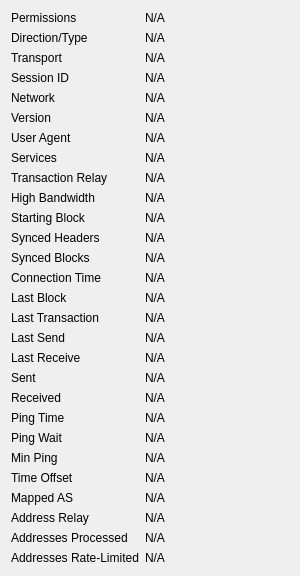
             <widget class="QWidget" name="detailWidget">
              <property name="geometry">
               <rect>
                <x>0</x>
                <y>0</y>
                <width>300</width>
                <height>426</height>
               </rect>
              </property>
              <layout class="QGridLayout" name="gridLayout_2" columnstretch="0,1">
               <item row="0" column="0">
                <widget class="QLabel" name="label_30">
                 <property name="text">
                  <string>Permissions</string>
                 </property>
                </widget>
               </item>
               <item row="0" column="1">
                <widget class="QLabel" name="peerPermissions">
                 <property name="cursor">
                  <cursorShape>IBeamCursor</cursorShape>
                 </property>
                 <property name="text">
                  <string>N/A</string>
                 </property>
                 <property name="textFormat">
                  <enum>Qt::PlainText</enum>
                 </property>
                 <property name="textInteractionFlags">
                  <set>Qt::LinksAccessibleByMouse|Qt::TextSelectableByKeyboard|Qt::TextSelectableByMouse</set>
                 </property>
                </widget>
               </item>
               <item row="1" column="0">
                <widget class="QLabel" name="peerConnectionTypeLabel">
                 <property name="toolTip">
                  <string>The direction and type of peer connection: %1</string>
                 </property>
                 <property name="text">
                  <string>Direction/Type</string>
                 </property>
                </widget>
               </item>
               <item row="1" column="1">
                <widget class="QLabel" name="peerConnectionType">
                 <property name="cursor">
                  <cursorShape>IBeamCursor</cursorShape>
                 </property>
                 <property name="text">
                  <string>N/A</string>
                 </property>
                 <property name="textFormat">
                  <enum>Qt::PlainText</enum>
                 </property>
                 <property name="textInteractionFlags">
                  <set>Qt::LinksAccessibleByMouse|Qt::TextSelectableByKeyboard|Qt::TextSelectableByMouse</set>
                 </property>
                </widget>
               </item>
               <item row="2" column="0">
                <widget class="QLabel" name="peerTransportTypeLabel">
                 <property name="toolTip">
                  <string>The transport layer version: %1</string>
                 </property>
                 <property name="text">
                  <string>Transport</string>
                 </property>
                </widget>
               </item>
               <item row="2" column="1">
                <widget class="QLabel" name="peerTransportType">
                 <property name="cursor">
                  <cursorShape>IBeamCursor</cursorShape>
                 </property>
                 <property name="text">
                  <string>N/A</string>
                 </property>
                 <property name="textFormat">
                  <enum>Qt::PlainText</enum>
                 </property>
                 <property name="textInteractionFlags">
                  <set>Qt::LinksAccessibleByMouse|Qt::TextSelectableByKeyboard|Qt::TextSelectableByMouse</set>
                 </property>
                </widget>
               </item>
               <item row="3" column="0">
                <widget class="QLabel" name="peerSessionIdLabel">
                 <property name="toolTip">
                  <string>The BIP324 session ID string in hex, if any.</string>
                 </property>
                 <property name="text">
                  <string>Session ID</string>
                 </property>
                </widget>
               </item>
               <item row="3" column="1">
                <widget class="QLabel" name="peerSessionId">
                 <property name="cursor">
                  <cursorShape>IBeamCursor</cursorShape>
                 </property>
                 <property name="text">
                  <string>N/A</string>
                 </property>
                 <property name="textFormat">
                  <enum>Qt::PlainText</enum>
                 </property>
                 <property name="textInteractionFlags">
                  <set>Qt::LinksAccessibleByMouse|Qt::TextSelectableByKeyboard|Qt::TextSelectableByMouse</set>
                 </property>
                </widget>
               </item>
               <item row="4" column="0">
                <widget class="QLabel" name="peerNetworkLabel">
                 <property name="toolTip">
                  <string>The network protocol this peer is connected through: IPv4, IPv6, Onion, I2P, or CJDNS.</string>
                 </property>
                 <property name="text">
                  <string>Network</string>
                 </property>
                </widget>
               </item>
               <item row="4" column="1">
                <widget class="QLabel" name="peerNetwork">
                 <property name="cursor">
                  <cursorShape>IBeamCursor</cursorShape>
                 </property>
                 <property name="text">
                  <string>N/A</string>
                 </property>
                 <property name="textFormat">
                  <enum>Qt::PlainText</enum>
                 </property>
                 <property name="textInteractionFlags">
                  <set>Qt::LinksAccessibleByMouse|Qt::TextSelectableByKeyboard|Qt::TextSelectableByMouse</set>
                 </property>
                </widget>
               </item>
               <item row="5" column="0">
                <widget class="QLabel" name="label_21">
                 <property name="text">
                  <string>Version</string>
                 </property>
                </widget>
               </item>
               <item row="5" column="1">
                <widget class="QLabel" name="peerVersion">
                 <property name="cursor">
                  <cursorShape>IBeamCursor</cursorShape>
                 </property>
                 <property name="text">
                  <string>N/A</string>
                 </property>
                 <property name="textFormat">
                  <enum>Qt::PlainText</enum>
                 </property>
                 <property name="textInteractionFlags">
                  <set>Qt::LinksAccessibleByMouse|Qt::TextSelectableByKeyboard|Qt::TextSelectableByMouse</set>
                 </property>
                </widget>
               </item>
               <item row="6" column="0">
                <widget class="QLabel" name="label_28">
                 <property name="text">
                  <string>User Agent</string>
                 </property>
                </widget>
               </item>
               <item row="6" column="1">
                <widget class="QLabel" name="peerSubversion">
                 <property name="cursor">
                  <cursorShape>IBeamCursor</cursorShape>
                 </property>
                 <property name="text">
                  <string>N/A</string>
                 </property>
                 <property name="textFormat">
                  <enum>Qt::PlainText</enum>
                 </property>
                 <property name="textInteractionFlags">
                  <set>Qt::LinksAccessibleByMouse|Qt::TextSelectableByKeyboard|Qt::TextSelectableByMouse</set>
                 </property>
                </widget>
               </item>
               <item row="7" column="0">
                <widget class="QLabel" name="label_4">
                 <property name="text">
                  <string>Services</string>
                 </property>
                </widget>
               </item>
               <item row="7" column="1">
                <widget class="QLabel" name="peerServices">
                 <property name="cursor">
                  <cursorShape>IBeamCursor</cursorShape>
                 </property>
                 <property name="text">
                  <string>N/A</string>
                 </property>
                 <property name="textFormat">
                  <enum>Qt::PlainText</enum>
                 </property>
                 <property name="wordWrap">
                  <bool>true</bool>
                 </property>
                 <property name="textInteractionFlags">
                  <set>Qt::LinksAccessibleByMouse|Qt::TextSelectableByKeyboard|Qt::TextSelectableByMouse</set>
                 </property>
                </widget>
               </item>
               <item row="8" column="0">
                <widget class="QLabel" name="peerRelayTxesLabel">
                 <property name="toolTip">
                  <string>Whether we relay transactions to this peer.</string>
                 </property>
                 <property name="text">
                  <string>Transaction Relay</string>
                 </property>
                </widget>
               </item>
               <item row="8" column="1">
                <widget class="QLabel" name="peerRelayTxes">
                 <property name="cursor">
                  <cursorShape>IBeamCursor</cursorShape>
                 </property>
                 <property name="text">
                  <string>N/A</string>
                 </property>
                 <property name="textFormat">
                  <enum>Qt::PlainText</enum>
                 </property>
                 <property name="textInteractionFlags">
                  <set>Qt::LinksAccessibleByMouse|Qt::TextSelectableByKeyboard|Qt::TextSelectableByMouse</set>
                 </property>
                </widget>
               </item>
               <item row="9" column="0">
                <widget class="QLabel" name="peerHighBandwidthLabel">
                 <property name="toolTip">
                  <string>High bandwidth BIP152 compact block relay: %1</string>
                 </property>
                 <property name="text">
                  <string>High Bandwidth</string>
                 </property>
                </widget>
               </item>
               <item row="9" column="1">
                <widget class="QLabel" name="peerHighBandwidth">
                 <property name="cursor">
                  <cursorShape>IBeamCursor</cursorShape>
                 </property>
                 <property name="text">
                  <string>N/A</string>
                 </property>
                 <property name="textFormat">
                  <enum>Qt::PlainText</enum>
                 </property>
                 <property name="textInteractionFlags">
                  <set>Qt::LinksAccessibleByMouse|Qt::TextSelectableByKeyboard|Qt::TextSelectableByMouse</set>
                 </property>
                </widget>
               </item>
               <item row="10" column="0">
                <widget class="QLabel" name="label_29">
                 <property name="text">
                  <string>Starting Block</string>
                 </property>
                </widget>
               </item>
               <item row="10" column="1">
                <widget class="QLabel" name="peerHeight">
                 <property name="cursor">
                  <cursorShape>IBeamCursor</cursorShape>
                 </property>
                 <property name="text">
                  <string>N/A</string>
                 </property>
                 <property name="textFormat">
                  <enum>Qt::PlainText</enum>
                 </property>
                 <property name="textInteractionFlags">
                  <set>Qt::LinksAccessibleByMouse|Qt::TextSelectableByKeyboard|Qt::TextSelectableByMouse</set>
                 </property>
                </widget>
               </item>
               <item row="11" column="0">
                <widget class="QLabel" name="label_27">
                 <property name="text">
                  <string>Synced Headers</string>
                 </property>
                </widget>
               </item>
               <item row="11" column="1">
                <widget class="QLabel" name="peerSyncHeight">
                 <property name="cursor">
                  <cursorShape>IBeamCursor</cursorShape>
                 </property>
                 <property name="text">
                  <string>N/A</string>
                 </property>
                 <property name="textFormat">
                  <enum>Qt::PlainText</enum>
                 </property>
                 <property name="textInteractionFlags">
                  <set>Qt::LinksAccessibleByMouse|Qt::TextSelectableByKeyboard|Qt::TextSelectableByMouse</set>
                 </property>
                </widget>
               </item>
               <item row="12" column="0">
                <widget class="QLabel" name="label_25">
                 <property name="text">
                  <string>Synced Blocks</string>
                 </property>
                </widget>
               </item>
               <item row="12" column="1">
                <widget class="QLabel" name="peerCommonHeight">
                 <property name="cursor">
                  <cursorShape>IBeamCursor</cursorShape>
                 </property>
                 <property name="text">
                  <string>N/A</string>
                 </property>
                 <property name="textFormat">
                  <enum>Qt::PlainText</enum>
                 </property>
                 <property name="textInteractionFlags">
                  <set>Qt::LinksAccessibleByMouse|Qt::TextSelectableByKeyboard|Qt::TextSelectableByMouse</set>
                 </property>
                </widget>
               </item>
               <item row="13" column="0">
                <widget class="QLabel" name="label_22">
                 <property name="text">
                  <string>Connection Time</string>
                 </property>
                </widget>
               </item>
               <item row="13" column="1">
                <widget class="QLabel" name="peerConnTime">
                 <property name="cursor">
                  <cursorShape>IBeamCursor</cursorShape>
                 </property>
                 <property name="text">
                  <string>N/A</string>
                 </property>
                 <property name="textFormat">
                  <enum>Qt::PlainText</enum>
                 </property>
                 <property name="textInteractionFlags">
                  <set>Qt::LinksAccessibleByMouse|Qt::TextSelectableByKeyboard|Qt::TextSelectableByMouse</set>
                 </property>
                </widget>
               </item>
               <item row="14" column="0">
                <widget class="QLabel" name="peerLastBlockLabel">
                 <property name="toolTip">
                  <string>Elapsed time since a novel block passing initial validity checks was received from this peer.</string>
                 </property>
                 <property name="text">
                  <string>Last Block</string>
                 </property>
                </widget>
               </item>
               <item row="14" column="1">
                <widget class="QLabel" name="peerLastBlock">
                 <property name="cursor">
                  <cursorShape>IBeamCursor</cursorShape>
                 </property>
                 <property name="text">
                  <string>N/A</string>
                 </property>
                 <property name="textFormat">
                  <enum>Qt::PlainText</enum>
                 </property>
                 <property name="textInteractionFlags">
                  <set>Qt::LinksAccessibleByMouse|Qt::TextSelectableByKeyboard|Qt::TextSelectableByMouse</set>
                 </property>
                </widget>
               </item>
               <item row="15" column="0">
                <widget class="QLabel" name="peerLastTxLabel">
                 <property name="toolTip">
                  <string extracomment="Tooltip text for the Last Transaction field in the peer details area.">Elapsed time since a novel transaction accepted into our mempool was received from this peer.</string>
                 </property>
                 <property name="text">
                  <string>Last Transaction</string>
                 </property>
                </widget>
               </item>
               <item row="15" column="1">
                <widget class="QLabel" name="peerLastTx">
                 <property name="cursor">
                  <cursorShape>IBeamCursor</cursorShape>
                 </property>
                 <property name="text">
                  <string>N/A</string>
                 </property>
                 <property name="textFormat">
                  <enum>Qt::PlainText</enum>
                 </property>
                 <property name="textInteractionFlags">
                  <set>Qt::LinksAccessibleByMouse|Qt::TextSelectableByKeyboard|Qt::TextSelectableByMouse</set>
                 </property>
                </widget>
               </item>
               <item row="16" column="0">
                <widget class="QLabel" name="label_15">
                 <property name="text">
                  <string>Last Send</string>
                 </property>
                </widget>
               </item>
               <item row="16" column="1">
                <widget class="QLabel" name="peerLastSend">
                 <property name="cursor">
                  <cursorShape>IBeamCursor</cursorShape>
                 </property>
                 <property name="text">
                  <string>N/A</string>
                 </property>
                 <property name="textFormat">
                  <enum>Qt::PlainText</enum>
                 </property>
                 <property name="textInteractionFlags">
                  <set>Qt::LinksAccessibleByMouse|Qt::TextSelectableByKeyboard|Qt::TextSelectableByMouse</set>
                 </property>
                </widget>
               </item>
               <item row="17" column="0">
                <widget class="QLabel" name="label_19">
                 <property name="text">
                  <string>Last Receive</string>
                 </property>
                </widget>
               </item>
               <item row="17" column="1">
                <widget class="QLabel" name="peerLastRecv">
                 <property name="cursor">
                  <cursorShape>IBeamCursor</cursorShape>
                 </property>
                 <property name="text">
                  <string>N/A</string>
                 </property>
                 <property name="textFormat">
                  <enum>Qt::PlainText</enum>
                 </property>
                 <property name="textInteractionFlags">
                  <set>Qt::LinksAccessibleByMouse|Qt::TextSelectableByKeyboard|Qt::TextSelectableByMouse</set>
                 </property>
                </widget>
               </item>
               <item row="18" column="0">
                <widget class="QLabel" name="label_18">
                 <property name="text">
                  <string>Sent</string>
                 </property>
                </widget>
               </item>
               <item row="18" column="1">
                <widget class="QLabel" name="peerBytesSent">
                 <property name="cursor">
                  <cursorShape>IBeamCursor</cursorShape>
                 </property>
                 <property name="text">
                  <string>N/A</string>
                 </property>
                 <property name="textFormat">
                  <enum>Qt::PlainText</enum>
                 </property>
                 <property name="textInteractionFlags">
                  <set>Qt::LinksAccessibleByMouse|Qt::TextSelectableByKeyboard|Qt::TextSelectableByMouse</set>
                 </property>
                </widget>
               </item>
               <item row="19" column="0">
                <widget class="QLabel" name="label_20">
                 <property name="text">
                  <string>Received</string>
                 </property>
                </widget>
               </item>
               <item row="19" column="1">
                <widget class="QLabel" name="peerBytesRecv">
                 <property name="cursor">
                  <cursorShape>IBeamCursor</cursorShape>
                 </property>
                 <property name="text">
                  <string>N/A</string>
                 </property>
                 <property name="textFormat">
                  <enum>Qt::PlainText</enum>
                 </property>
                 <property name="textInteractionFlags">
                  <set>Qt::LinksAccessibleByMouse|Qt::TextSelectableByKeyboard|Qt::TextSelectableByMouse</set>
                 </property>
                </widget>
               </item>
               <item row="20" column="0">
                <widget class="QLabel" name="label_26">
                 <property name="text">
                  <string>Ping Time</string>
                 </property>
                </widget>
               </item>
               <item row="20" column="1">
                <widget class="QLabel" name="peerPingTime">
                 <property name="cursor">
                  <cursorShape>IBeamCursor</cursorShape>
                 </property>
                 <property name="text">
                  <string>N/A</string>
                 </property>
                 <property name="textFormat">
                  <enum>Qt::PlainText</enum>
                 </property>
                 <property name="textInteractionFlags">
                  <set>Qt::LinksAccessibleByMouse|Qt::TextSelectableByKeyboard|Qt::TextSelectableByMouse</set>
                 </property>
                </widget>
               </item>
               <item row="21" column="0">
                <widget class="QLabel" name="peerPingWaitLabel">
                 <property name="toolTip">
                  <string>The duration of a currently outstanding ping.</string>
                 </property>
                 <property name="text">
                  <string>Ping Wait</string>
                 </property>
                </widget>
               </item>
               <item row="21" column="1">
                <widget class="QLabel" name="peerPingWait">
                 <property name="cursor">
                  <cursorShape>IBeamCursor</cursorShape>
                 </property>
                 <property name="text">
                  <string>N/A</string>
                 </property>
                 <property name="textFormat">
                  <enum>Qt::PlainText</enum>
                 </property>
                 <property name="textInteractionFlags">
                  <set>Qt::LinksAccessibleByMouse|Qt::TextSelectableByKeyboard|Qt::TextSelectableByMouse</set>
                 </property>
                </widget>
               </item>
               <item row="22" column="0">
                <widget class="QLabel" name="peerMinPingLabel">
                 <property name="text">
                  <string>Min Ping</string>
                 </property>
                </widget>
               </item>
               <item row="22" column="1">
                <widget class="QLabel" name="peerMinPing">
                 <property name="cursor">
                  <cursorShape>IBeamCursor</cursorShape>
                 </property>
                 <property name="text">
                  <string>N/A</string>
                 </property>
                 <property name="textFormat">
                  <enum>Qt::PlainText</enum>
                 </property>
                 <property name="textInteractionFlags">
                  <set>Qt::LinksAccessibleByMouse|Qt::TextSelectableByKeyboard|Qt::TextSelectableByMouse</set>
                 </property>
                </widget>
               </item>
               <item row="23" column="0">
                <widget class="QLabel" name="label_timeoffset">
                 <property name="text">
                  <string>Time Offset</string>
                 </property>
                </widget>
               </item>
               <item row="23" column="1">
                <widget class="QLabel" name="timeoffset">
                 <property name="cursor">
                  <cursorShape>IBeamCursor</cursorShape>
                 </property>
                 <property name="text">
                  <string>N/A</string>
                 </property>
                 <property name="textFormat">
                  <enum>Qt::PlainText</enum>
                 </property>
                 <property name="textInteractionFlags">
                  <set>Qt::LinksAccessibleByMouse|Qt::TextSelectableByKeyboard|Qt::TextSelectableByMouse</set>
                 </property>
                </widget>
               </item>
               <item row="24" column="0">
                <widget class="QLabel" name="peerMappedASLabel">
                 <property name="toolTip">
                  <string>The mapped Autonomous System used for diversifying peer selection.</string>
                 </property>
                 <property name="text">
                  <string>Mapped AS</string>
                 </property>
                </widget>
               </item>
               <item row="24" column="1">
                <widget class="QLabel" name="peerMappedAS">
                 <property name="cursor">
                  <cursorShape>IBeamCursor</cursorShape>
                 </property>
                 <property name="text">
                  <string>N/A</string>
                 </property>
                 <property name="textFormat">
                  <enum>Qt::PlainText</enum>
                 </property>
                 <property name="textInteractionFlags">
                  <set>Qt::LinksAccessibleByMouse|Qt::TextSelectableByKeyboard|Qt::TextSelectableByMouse</set>
                 </property>
                </widget>
               </item>
               <item row="25" column="0">
                <widget class="QLabel" name="peerAddrRelayEnabledLabel">
                 <property name="toolTip">
                  <string extracomment="Tooltip text for the Address Relay field in the peer details area, which displays whether we relay addresses to this peer (Yes/No).">Whether we relay addresses to this peer.</string>
                 </property>
                 <property name="text">
                  <string extracomment="Text title for the Address Relay field in the peer details area, which displays whether we relay addresses to this peer (Yes/No).">Address Relay</string>
                 </property>
                </widget>
               </item>
               <item row="25" column="1">
                <widget class="QLabel" name="peerAddrRelayEnabled">
                 <property name="cursor">
                  <cursorShape>IBeamCursor</cursorShape>
                 </property>
                 <property name="text">
                  <string>N/A</string>
                 </property>
                 <property name="textFormat">
                  <enum>Qt::PlainText</enum>
                 </property>
                 <property name="textInteractionFlags">
                  <set>Qt::LinksAccessibleByMouse|Qt::TextSelectableByKeyboard|Qt::TextSelectableByMouse</set>
                 </property>
                </widget>
               </item>
               <item row="26" column="0">
                <widget class="QLabel" name="peerAddrProcessedLabel">
                 <property name="toolTip">
                  <string extracomment="Tooltip text for the Addresses Processed field in the peer details area, which displays the total number of addresses received from this peer that were processed (excludes addresses that were dropped due to rate-limiting).">The total number of addresses received from this peer that were processed (excludes addresses that were dropped due to rate-limiting).</string>
                 </property>
                 <property name="text">
                  <string extracomment="Text title for the Addresses Processed field in the peer details area, which displays the total number of addresses received from this peer that were processed (excludes addresses that were dropped due to rate-limiting).">Addresses Processed</string>
                 </property>
                </widget>
               </item>
               <item row="26" column="1">
                <widget class="QLabel" name="peerAddrProcessed">
                 <property name="cursor">
                  <cursorShape>IBeamCursor</cursorShape>
                 </property>
                 <property name="text">
                  <string>N/A</string>
                 </property>
                 <property name="textFormat">
                  <enum>Qt::PlainText</enum>
                 </property>
                 <property name="textInteractionFlags">
                  <set>Qt::LinksAccessibleByMouse|Qt::TextSelectableByKeyboard|Qt::TextSelectableByMouse</set>
                 </property>
                </widget>
               </item>
               <item row="27" column="0">
                <widget class="QLabel" name="peerAddrRateLimitedLabel">
                 <property name="toolTip">
                  <string extracomment="Tooltip text for the Addresses Rate-Limited field in the peer details area, which displays the total number of addresses received from this peer that were dropped (not processed) due to rate-limiting.">The total number of addresses received from this peer that were dropped (not processed) due to rate-limiting.</string>
                 </property>
                 <property name="text">
                  <string extracomment="Text title for the Addresses Rate-Limited field in the peer details area, which displays the total number of addresses received from this peer that were dropped (not processed) due to rate-limiting.">Addresses Rate-Limited</string>
                 </property>
                </widget>
               </item>
               <item row="27" column="1">
                <widget class="QLabel" name="peerAddrRateLimited">
                 <property name="cursor">
                  <cursorShape>IBeamCursor</cursorShape>
                 </property>
                 <property name="text">
                  <string>N/A</string>
                 </property>
                 <property name="textFormat">
                  <enum>Qt::PlainText</enum>
                 </property>
                 <property name="textInteractionFlags">
                  <set>Qt::LinksAccessibleByMouse|Qt::TextSelectableByKeyboard|Qt::TextSelectableByMouse</set>
                 </property>
                </widget>
               </item>
               <item row="28" column="0">
                <spacer name="verticalSpacer_3">
                 <property name="orientation">
                  <enum>Qt::Vertical</enum>
                 </property>
                 <property name="sizeHint" stdset="0">
                  <size>
                   <width>20</width>
                   <height>40</height>
                  </size>
                 </property>
                </spacer>
               </item>
              </layout>
             </widget>
